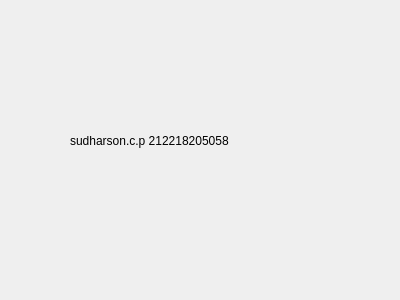
<?xml version="1.0" encoding="UTF-8"?>
<ui version="4.0">
 <class>Dialog</class>
 <widget class="QDialog" name="Dialog">
  <property name="geometry">
   <rect>
    <x>0</x>
    <y>0</y>
    <width>400</width>
    <height>300</height>
   </rect>
  </property>
  <property name="windowTitle">
   <string>Dialog</string>
  </property>
  <widget class="QLabel" name="label">
   <property name="geometry">
    <rect>
     <x>70</x>
     <y>65</y>
     <width>281</width>
     <height>151</height>
    </rect>
   </property>
   <property name="text">
    <string>sudharson.c.p 212218205058</string>
   </property>
  </widget>
 </widget>
 <resources/>
 <connections/>
</ui>
